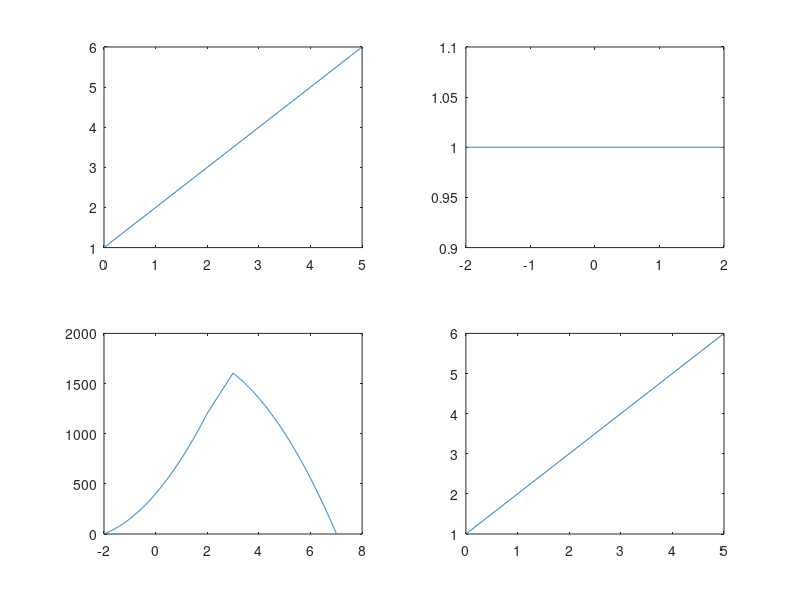

This figure's MATLAB source:
clc;clear all;close  all;
th=-2:0.01:2;
h=(th>=-2);
tx=0:0.01:5;
x=tx+1;
t=min(tx)+min(th):0.01:max(tx)+max(th);
y=conv(x,h);
subplot(221);
plot(tx,x);
subplot(222);
plot(th,h);
subplot(223);
plot(t,y);
z=deconv(y,h);
subplot(224);
tz=(min(t)-min(th)):0.01:(max(t)-max(th));
plot(tz,z);
